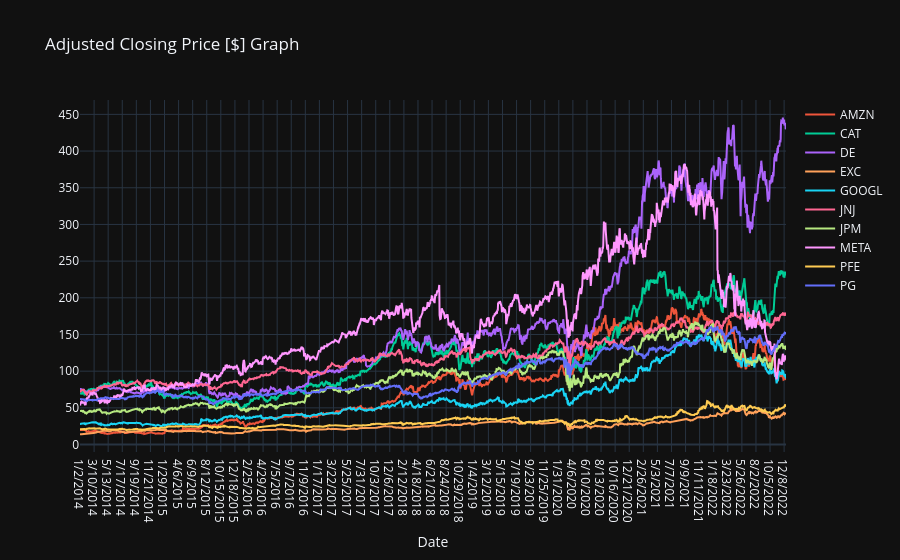

Write notebook code for a chart like this one.
### Markdown cell above
# Plotting a graph using the plot_financial_date function on close_price_df

### Code cell
plot_financial_data(close_price_df, title = "Adjusted Closing Price [$] Graph")

### Figure 1 — Plotly figure (JSON) as saved in the notebook; plotly's stock layout.template omitted (floating-point values rounded to 4 significant figures; data arrays with more than 128 entries replaced by an {"elided": "..."} marker saying what was removed)
{"data": [{"hovertemplate": "<extra></extra>", "legendgroup": "", "line": {"color": "#636efa", "dash": "solid"}, "marker": {"symbol": "circle"}, "mode": "lines", "name": "", "orientation": "v", "showlegend": false, "type": "scatter", "xaxis": "x", "yaxis": "y"}, {"name": "AMZN", "type": "scatter", "x": {"elided": "2257 str values"}, "y": {"elided": "2257 float values"}}, {"name": "CAT", "type": "scatter", "x": {"elided": "2257 str values"}, "y": {"elided": "2257 float values"}}, {"name": "DE", "type": "scatter", "x": {"elided": "2257 str values"}, "y": {"elided": "2257 float values"}}, {"name": "EXC", "type": "scatter", "x": {"elided": "2257 str values"}, "y": {"elided": "2257 float values"}}, {"name": "GOOGL", "type": "scatter", "x": {"elided": "2257 str values"}, "y": {"elided": "2257 float values"}}, {"name": "JNJ", "type": "scatter", "x": {"elided": "2257 str values"}, "y": {"elided": "2257 float values"}}, {"name": "JPM", "type": "scatter", "x": {"elided": "2257 str values"}, "y": {"elided": "2257 float values"}}, {"name": "META", "type": "scatter", "x": {"elided": "2257 str values"}, "y": {"elided": "2257 float values"}}, {"name": "PFE", "type": "scatter", "x": {"elided": "2257 str values"}, "y": {"elided": "2257 float values"}}, {"name": "PG", "type": "scatter", "x": {"elided": "2257 str values"}, "y": {"elided": "2257 float values"}}], "layout": {"legend": {"tracegroupgap": 0}, "title": {"text": "Adjusted Closing Price [$] Graph"}, "xaxis": {"anchor": "y", "domain": [0, 1], "title": {"text": "Date"}}, "yaxis": {"anchor": "x", "domain": [0, 1]}}}
